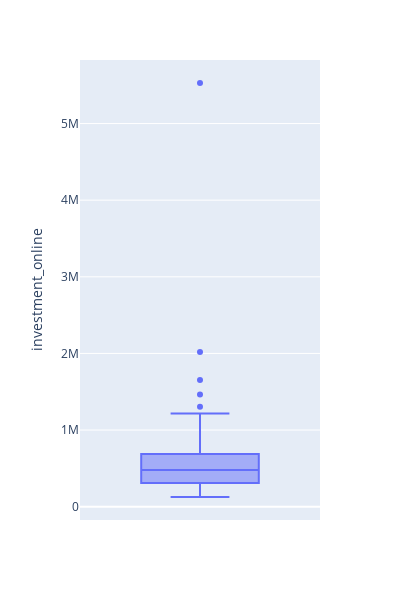

Here is the notebook cell this chart was saved with:
### Code cell
fig = px.box(df_week, y='investment_online', width=400, height=600)
fig.show()
